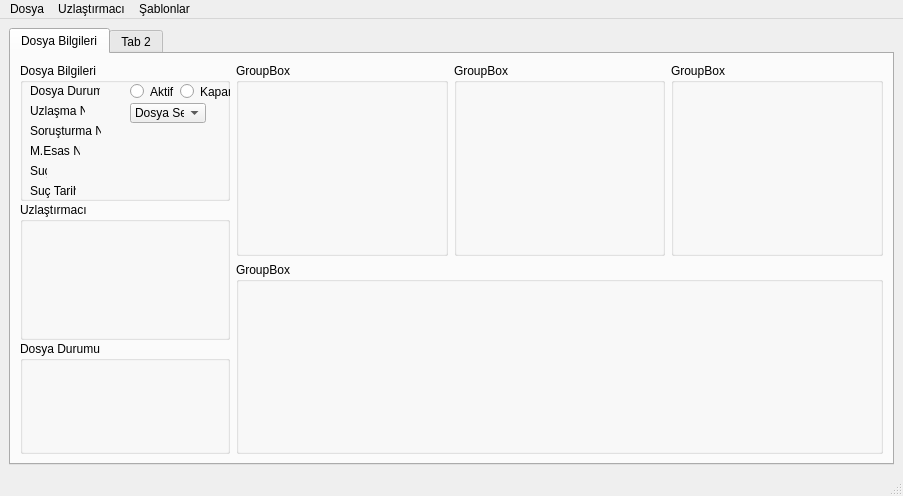
<?xml version="1.0" encoding="UTF-8"?>
<ui version="4.0">
 <class>MainWindow</class>
 <widget class="QMainWindow" name="MainWindow">
  <property name="geometry">
   <rect>
    <x>0</x>
    <y>0</y>
    <width>903</width>
    <height>496</height>
   </rect>
  </property>
  <property name="windowTitle">
   <string>MainWindow</string>
  </property>
  <widget class="QWidget" name="centralwidget">
   <layout class="QGridLayout" name="gridLayout">
    <item row="0" column="0">
     <widget class="QTabWidget" name="tabWidget">
      <widget class="QWidget" name="tab">
       <attribute name="title">
        <string>Dosya Bilgileri</string>
       </attribute>
       <layout class="QGridLayout" name="gridLayout_2">
        <item row="0" column="0">
         <layout class="QHBoxLayout" name="horizontalLayout">
          <item>
           <layout class="QVBoxLayout" name="verticalLayout">
            <property name="spacing">
             <number>1</number>
            </property>
            <item>
             <widget class="QGroupBox" name="groupBox_7">
              <property name="maximumSize">
               <size>
                <width>230</width>
                <height>200</height>
               </size>
              </property>
              <property name="title">
               <string>Dosya Bilgileri</string>
              </property>
              <widget class="QLabel" name="label_4">
               <property name="geometry">
                <rect>
                 <x>10</x>
                 <y>100</y>
                 <width>17</width>
                 <height>16</height>
                </rect>
               </property>
               <property name="text">
                <string>Suç</string>
               </property>
              </widget>
              <widget class="QLabel" name="label">
               <property name="geometry">
                <rect>
                 <x>10</x>
                 <y>40</y>
                 <width>55</width>
                 <height>16</height>
                </rect>
               </property>
               <property name="text">
                <string>Uzlaşma No</string>
               </property>
              </widget>
              <widget class="QComboBox" name="comboBox">
               <property name="geometry">
                <rect>
                 <x>110</x>
                 <y>40</y>
                 <width>76</width>
                 <height>20</height>
                </rect>
               </property>
               <item>
                <property name="text">
                 <string>Dosya Seç</string>
                </property>
               </item>
              </widget>
              <widget class="QLabel" name="label_5">
               <property name="geometry">
                <rect>
                 <x>10</x>
                 <y>120</y>
                 <width>46</width>
                 <height>16</height>
                </rect>
               </property>
               <property name="text">
                <string>Suç Tarihi</string>
               </property>
              </widget>
              <widget class="QLabel" name="label_6">
               <property name="geometry">
                <rect>
                 <x>10</x>
                 <y>140</y>
                 <width>46</width>
                 <height>16</height>
                </rect>
               </property>
               <property name="text">
                <string>Dosya No</string>
               </property>
              </widget>
              <widget class="QLabel" name="label_2">
               <property name="geometry">
                <rect>
                 <x>10</x>
                 <y>60</y>
                 <width>71</width>
                 <height>16</height>
                </rect>
               </property>
               <property name="text">
                <string>Soruşturma No</string>
               </property>
              </widget>
              <widget class="QLabel" name="label_3">
               <property name="geometry">
                <rect>
                 <x>10</x>
                 <y>80</y>
                 <width>50</width>
                 <height>16</height>
                </rect>
               </property>
               <property name="text">
                <string>M.Esas No</string>
               </property>
              </widget>
              <widget class="QLabel" name="label_7">
               <property name="geometry">
                <rect>
                 <x>10</x>
                 <y>20</y>
                 <width>70</width>
                 <height>16</height>
                </rect>
               </property>
               <property name="text">
                <string>Dosya Durumu</string>
               </property>
              </widget>
              <widget class="QRadioButton" name="radioButton">
               <property name="geometry">
                <rect>
                 <x>110</x>
                 <y>20</y>
                 <width>45</width>
                 <height>17</height>
                </rect>
               </property>
               <property name="text">
                <string>Aktif</string>
               </property>
              </widget>
              <widget class="QRadioButton" name="radioButton_2">
               <property name="geometry">
                <rect>
                 <x>160</x>
                 <y>20</y>
                 <width>68</width>
                 <height>17</height>
                </rect>
               </property>
               <property name="text">
                <string>Kapanmış</string>
               </property>
              </widget>
             </widget>
            </item>
            <item>
             <widget class="QGroupBox" name="groupBox">
              <property name="maximumSize">
               <size>
                <width>210</width>
                <height>149</height>
               </size>
              </property>
              <property name="title">
               <string>Uzlaştırmacı</string>
              </property>
             </widget>
            </item>
            <item>
             <widget class="QGroupBox" name="groupBox_2">
              <property name="maximumSize">
               <size>
                <width>210</width>
                <height>113</height>
               </size>
              </property>
              <property name="title">
               <string>Dosya Durumu</string>
              </property>
             </widget>
            </item>
           </layout>
          </item>
         </layout>
        </item>
        <item row="0" column="1">
         <layout class="QVBoxLayout" name="verticalLayout_2">
          <item>
           <layout class="QHBoxLayout" name="horizontalLayout_2">
            <item>
             <widget class="QGroupBox" name="groupBox_6">
              <property name="title">
               <string>GroupBox</string>
              </property>
             </widget>
            </item>
            <item>
             <widget class="QGroupBox" name="groupBox_5">
              <property name="title">
               <string>GroupBox</string>
              </property>
             </widget>
            </item>
            <item>
             <widget class="QGroupBox" name="groupBox_4">
              <property name="title">
               <string>GroupBox</string>
              </property>
             </widget>
            </item>
           </layout>
          </item>
          <item>
           <widget class="QGroupBox" name="groupBox_3">
            <property name="title">
             <string>GroupBox</string>
            </property>
           </widget>
          </item>
         </layout>
        </item>
       </layout>
      </widget>
      <widget class="QWidget" name="tab_2">
       <attribute name="title">
        <string>Tab 2</string>
       </attribute>
      </widget>
     </widget>
    </item>
   </layout>
  </widget>
  <widget class="QMenuBar" name="menubar">
   <property name="geometry">
    <rect>
     <x>0</x>
     <y>0</y>
     <width>903</width>
     <height>21</height>
    </rect>
   </property>
   <widget class="QMenu" name="menuDosya_Ekle">
    <property name="title">
     <string>Dosya</string>
    </property>
    <addaction name="actionDosya_Ekle"/>
    <addaction name="actionDosya_Sil"/>
   </widget>
   <widget class="QMenu" name="menuUzla_t_rmac">
    <property name="title">
     <string>Uzlaştırmacı</string>
    </property>
    <addaction name="actionUzla_t_rmac_Ekle"/>
    <addaction name="actionUzla_t_rmac_Sil"/>
   </widget>
   <widget class="QMenu" name="menu_ablonlar">
    <property name="title">
     <string>Şablonlar</string>
    </property>
    <addaction name="action_ablon_Ekle"/>
    <addaction name="action_ablon_D_zenle"/>
    <addaction name="action_ablon_Sil"/>
   </widget>
   <addaction name="menuDosya_Ekle"/>
   <addaction name="menuUzla_t_rmac"/>
   <addaction name="menu_ablonlar"/>
  </widget>
  <widget class="QStatusBar" name="statusbar"/>
  <action name="actionDosya_Ekle">
   <property name="text">
    <string>Dosya Ekle</string>
   </property>
  </action>
  <action name="actionDosya_Sil">
   <property name="text">
    <string>Dosya Sil</string>
   </property>
  </action>
  <action name="actionUzla_t_rmac_Ekle">
   <property name="text">
    <string>Uzlaştırmacı Ekle</string>
   </property>
  </action>
  <action name="actionUzla_t_rmac_Sil">
   <property name="text">
    <string>Uzlaştırmacı Sil</string>
   </property>
  </action>
  <action name="action_ablon_Ekle">
   <property name="text">
    <string>Şablon Ekle</string>
   </property>
  </action>
  <action name="action_ablon_D_zenle">
   <property name="text">
    <string>Şablon Düzenle</string>
   </property>
  </action>
  <action name="action_ablon_Sil">
   <property name="text">
    <string>Şablon Sil</string>
   </property>
  </action>
 </widget>
 <resources/>
 <connections/>
</ui>
